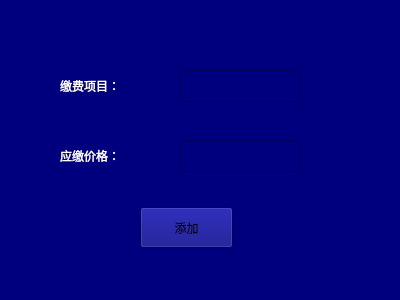
<?xml version="1.0" encoding="UTF-8"?>
<ui version="4.0">
 <class>add</class>
 <widget class="QWidget" name="add">
  <property name="geometry">
   <rect>
    <x>0</x>
    <y>0</y>
    <width>400</width>
    <height>300</height>
   </rect>
  </property>
  <property name="minimumSize">
   <size>
    <width>400</width>
    <height>300</height>
   </size>
  </property>
  <property name="maximumSize">
   <size>
    <width>400</width>
    <height>300</height>
   </size>
  </property>
  <property name="windowTitle">
   <string>添加缴费项目</string>
  </property>
  <property name="styleSheet">
   <string notr="true">background-color: rgb(0, 0, 127);</string>
  </property>
  <widget class="QPushButton" name="pushButton">
   <property name="geometry">
    <rect>
     <x>140</x>
     <y>207</y>
     <width>93</width>
     <height>41</height>
    </rect>
   </property>
   <property name="styleSheet">
    <string notr="true">font: 14pt &quot;黑体&quot;;</string>
   </property>
   <property name="text">
    <string>添加</string>
   </property>
  </widget>
  <widget class="QLabel" name="label">
   <property name="geometry">
    <rect>
     <x>60</x>
     <y>70</y>
     <width>120</width>
     <height>32</height>
    </rect>
   </property>
   <property name="styleSheet">
    <string notr="true">font: 14pt &quot;黑体&quot;;
color: rgb(255, 255, 255);
background-color: rgb(0, 0, 127);</string>
   </property>
   <property name="text">
    <string>缴费项目：</string>
   </property>
  </widget>
  <widget class="QLabel" name="label_2">
   <property name="geometry">
    <rect>
     <x>60</x>
     <y>140</y>
     <width>120</width>
     <height>32</height>
    </rect>
   </property>
   <property name="styleSheet">
    <string notr="true">font: 14pt &quot;黑体&quot;;
background-color: rgb(0, 0, 127);
color: rgb(255, 255, 255);</string>
   </property>
   <property name="text">
    <string>应缴价格：</string>
   </property>
  </widget>
  <widget class="QLineEdit" name="lineEdit">
   <property name="geometry">
    <rect>
     <x>180</x>
     <y>70</y>
     <width>120</width>
     <height>32</height>
    </rect>
   </property>
  </widget>
  <widget class="QLineEdit" name="lineEdit_2">
   <property name="geometry">
    <rect>
     <x>180</x>
     <y>140</y>
     <width>120</width>
     <height>32</height>
    </rect>
   </property>
  </widget>
 </widget>
 <resources/>
 <connections/>
</ui>
